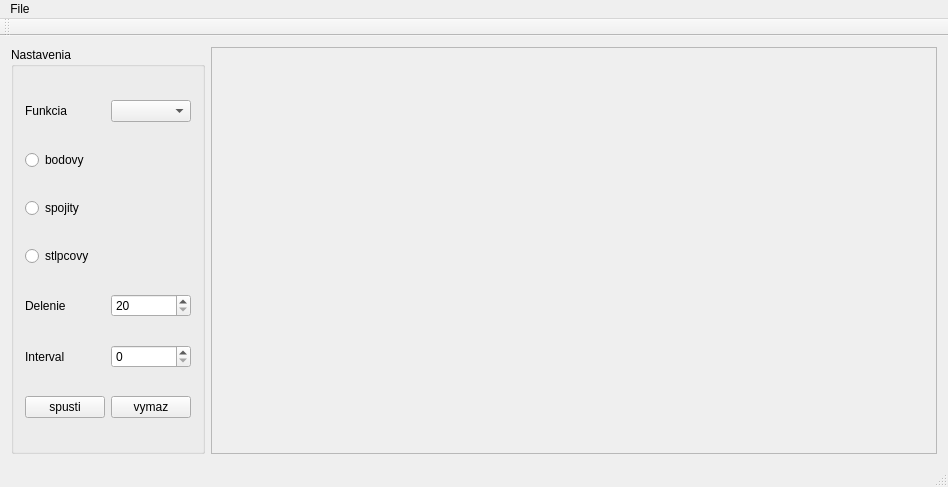
<?xml version="1.0" encoding="UTF-8"?>
<ui version="4.0">
 <class>GrafikaClass</class>
 <widget class="QMainWindow" name="GrafikaClass">
  <property name="geometry">
   <rect>
    <x>0</x>
    <y>0</y>
    <width>948</width>
    <height>487</height>
   </rect>
  </property>
  <property name="windowTitle">
   <string>Grafika</string>
  </property>
  <widget class="QWidget" name="centralWidget">
   <layout class="QGridLayout" name="gridLayout_2">
    <item row="0" column="0">
     <widget class="QGroupBox" name="groupBox">
      <property name="title">
       <string>Nastavenia</string>
      </property>
      <layout class="QGridLayout" name="gridLayout">
       <item row="0" column="0">
        <layout class="QHBoxLayout" name="horizontalLayout">
         <item>
          <widget class="QLabel" name="label">
           <property name="text">
            <string>Funkcia</string>
           </property>
          </widget>
         </item>
         <item>
          <widget class="QComboBox" name="funkcia">
           <property name="currentIndex">
            <number>-1</number>
           </property>
           <item>
            <property name="text">
             <string>Sin</string>
            </property>
           </item>
           <item>
            <property name="text">
             <string>Cos</string>
            </property>
           </item>
          </widget>
         </item>
        </layout>
       </item>
       <item row="1" column="0">
        <widget class="QRadioButton" name="bodovy">
         <property name="text">
          <string>bodovy</string>
         </property>
        </widget>
       </item>
       <item row="2" column="0">
        <widget class="QRadioButton" name="spojity">
         <property name="text">
          <string>spojity</string>
         </property>
        </widget>
       </item>
       <item row="3" column="0">
        <widget class="QRadioButton" name="stlpcovy">
         <property name="text">
          <string>stlpcovy</string>
         </property>
        </widget>
       </item>
       <item row="4" column="0">
        <layout class="QHBoxLayout" name="horizontalLayout_2">
         <item>
          <widget class="QLabel" name="label_2">
           <property name="text">
            <string>Delenie</string>
           </property>
          </widget>
         </item>
         <item>
          <widget class="QSpinBox" name="dx">
           <property name="minimum">
            <number>20</number>
           </property>
           <property name="maximum">
            <number>50</number>
           </property>
          </widget>
         </item>
        </layout>
       </item>
       <item row="5" column="0">
        <layout class="QHBoxLayout" name="horizontalLayout_4">
         <item>
          <widget class="QLabel" name="label_3">
           <property name="text">
            <string>Interval</string>
           </property>
          </widget>
         </item>
         <item>
          <widget class="QSpinBox" name="interval">
           <property name="minimum">
            <number>0</number>
           </property>
           <property name="maximum">
            <number>10</number>
           </property>
          </widget>
         </item>
        </layout>
       </item>
       <item row="6" column="0">
        <layout class="QHBoxLayout" name="horizontalLayout_3">
         <item>
          <widget class="QPushButton" name="spusti">
           <property name="text">
            <string>spusti</string>
           </property>
          </widget>
         </item>
         <item>
          <widget class="QPushButton" name="vymaz">
           <property name="text">
            <string>vymaz</string>
           </property>
          </widget>
         </item>
        </layout>
       </item>
      </layout>
     </widget>
    </item>
    <item row="0" column="1">
     <widget class="QScrollArea" name="scrollArea">
      <property name="widgetResizable">
       <bool>true</bool>
      </property>
      <widget class="QWidget" name="scrollAreaWidgetContents">
       <property name="geometry">
        <rect>
         <x>0</x>
         <y>0</y>
         <width>698</width>
         <height>398</height>
        </rect>
       </property>
      </widget>
     </widget>
    </item>
   </layout>
  </widget>
  <widget class="QMenuBar" name="menuBar">
   <property name="geometry">
    <rect>
     <x>0</x>
     <y>0</y>
     <width>948</width>
     <height>26</height>
    </rect>
   </property>
   <widget class="QMenu" name="menuFile">
    <property name="title">
     <string>File</string>
    </property>
    <addaction name="actionSave"/>
   </widget>
   <addaction name="menuFile"/>
  </widget>
  <widget class="QToolBar" name="mainToolBar">
   <attribute name="toolBarArea">
    <enum>TopToolBarArea</enum>
   </attribute>
   <attribute name="toolBarBreak">
    <bool>false</bool>
   </attribute>
  </widget>
  <widget class="QStatusBar" name="statusBar"/>
  <action name="actionSave">
   <property name="text">
    <string>Save</string>
   </property>
  </action>
 </widget>
 <layoutdefault spacing="6" margin="11"/>
 <resources>
  <include location="Grafika.qrc"/>
 </resources>
 <connections>
  <connection>
   <sender>spusti</sender>
   <signal>clicked()</signal>
   <receiver>GrafikaClass</receiver>
   <slot>vykresli()</slot>
   <hints>
    <hint type="sourcelabel">
     <x>99</x>
     <y>420</y>
    </hint>
    <hint type="destinationlabel">
     <x>123</x>
     <y>353</y>
    </hint>
   </hints>
  </connection>
  <connection>
   <sender>vymaz</sender>
   <signal>clicked()</signal>
   <receiver>GrafikaClass</receiver>
   <slot>vymaz()</slot>
   <hints>
    <hint type="sourcelabel">
     <x>154</x>
     <y>406</y>
    </hint>
    <hint type="destinationlabel">
     <x>242</x>
     <y>455</y>
    </hint>
   </hints>
  </connection>
 </connections>
 <slots>
  <slot>vykresli()</slot>
  <slot>vymaz()</slot>
 </slots>
</ui>
